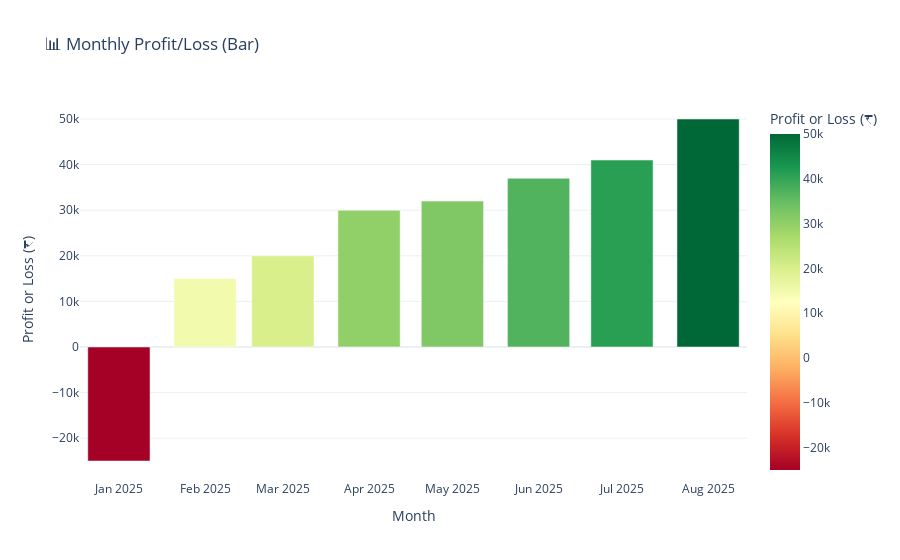

The notebook cell saved with this chart:
### Code cell
bar_fig = px.bar(
    df,
    x="Month",
    y="Profit/Loss",
    title="📊 Monthly Profit/Loss (Bar)",
    color="Profit/Loss",
    color_continuous_scale="RdYlGn",
    labels={"Profit/Loss": "Profit or Loss (₹)"}
)
bar_fig.update_layout(template="plotly_white")
bar_fig.show()

### Figure 1 — Plotly figure (JSON) as saved in the notebook; plotly's stock layout.template omitted (floating-point values rounded to 4 significant figures)
{"data": [{"alignmentgroup": "True", "hovertemplate": "Month=%{x}<br>Profit or Loss (₹)=%{marker.color}<extra></extra>", "legendgroup": "", "marker": {"color": [-25000, 15000, 20000, 30000, 32000, 37000, 41000, 50000], "coloraxis": "coloraxis", "pattern": {"shape": ""}}, "name": "", "offsetgroup": "", "orientation": "v", "showlegend": false, "textposition": "auto", "type": "bar", "x": ["2025-01-01T00:00:00", "2025-02-01T00:00:00", "2025-03-01T00:00:00", "2025-04-01T00:00:00", "2025-05-01T00:00:00", "2025-06-01T00:00:00", "2025-07-01T00:00:00", "2025-08-01T00:00:00"], "xaxis": "x", "y": [-25000, 15000, 20000, 30000, 32000, 37000, 41000, 50000], "yaxis": "y"}], "layout": {"barmode": "relative", "coloraxis": {"colorbar": {"title": {"text": "Profit or Loss (₹)"}}, "colorscale": [[0, "rgb(165,0,38)"], [0.1, "rgb(215,48,39)"], [0.2, "rgb(244,109,67)"], [0.3, "rgb(253,174,97)"], [0.4, "rgb(254,224,139)"], [0.5, "rgb(255,255,191)"], [0.6, "rgb(217,239,139)"], [0.7, "rgb(166,217,106)"], [0.8, "rgb(102,189,99)"], [0.9, "rgb(26,152,80)"], [1, "rgb(0,104,55)"]]}, "legend": {"tracegroupgap": 0}, "title": {"text": "📊 Monthly Profit/Loss (Bar)"}, "xaxis": {"anchor": "y", "domain": [0, 1], "title": {"text": "Month"}}, "yaxis": {"anchor": "x", "domain": [0, 1], "title": {"text": "Profit or Loss (₹)"}}}}
